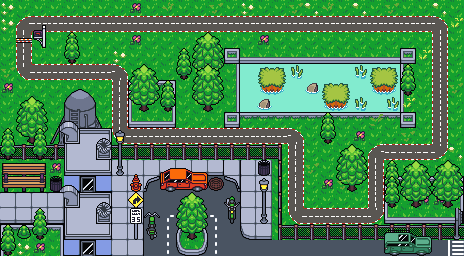

This is a level from a 2D game, rendered from its Tiled map with the project's own tilesets. A one-line summary and the map file follow, with tile-layer data summarised:
An orthogonal 29x16 tile map with 16x16 px tiles, 5 tile layers (GRASS, ROAD, BUILDINGS, DECORATION, ...), 1 hidden layer not drawn, 7 tilesets.

<map version="1.10" tiledversion="1.10.2" orientation="orthogonal" renderorder="right-down" width="29" height="16" tilewidth="16" tileheight="16" infinite="0" nextlayerid="8" nextobjectid="1">
 <tileset firstgid="1" source="Roads_and_tracks_SpriteSheet.tsx" />
 <tileset firstgid="46" source="Buildings.tsx" />
 <tileset firstgid="73" source="spring farm tilemap.tsx" />
 <tileset firstgid="253" source="street.tsx" />
 <tileset firstgid="509" source="GEbouw.tsx" />
 <tileset firstgid="765" source="vehiclese.tsx" />
 <tileset firstgid="1021" source="fences.tsx" />
 <layer id="4" name="GRASS" width="29" height="16">
  <data>[464 cells, 464 non-empty, 22 distinct tile ids]</data>
 </layer>
 <layer id="1" name="ROAD" width="29" height="16">
  <data>[464 cells, 157 non-empty, 50 distinct tile ids]</data>
 </layer>
 <layer id="6" name="BUILDINGS" width="29" height="16">
  <data>[464 cells, 88 non-empty, 39 distinct tile ids]</data>
 </layer>
 <layer id="5" name="DECORATION" width="29" height="16">
  <data>[464 cells, 84 non-empty, 40 distinct tile ids]</data>
 </layer>
 <layer id="7" name="FLOWERS" width="29" height="16">
  <data>[464 cells, 98 non-empty, 44 distinct tile ids]</data>
 </layer>
 <layer id="2" name="BORDERS" width="29" height="16" visible="0">
  <data>[464 cells, 388 non-empty, 1 distinct tile ids]</data>
 </layer>
</map>
